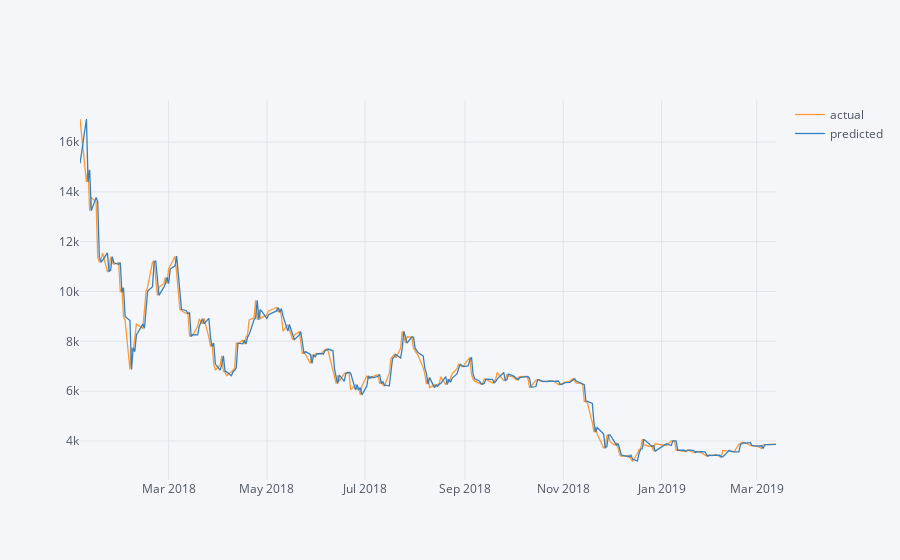

Here is the notebook cell this chart was saved with:
### Markdown cell above
# 実際のBTC_USDと予測結果（2018-01-04から2019-03-13まで）

### Code cell
import math
predict = n255_btc["close_btc"].to_frame()[split_time <= n255_btc.index]
predict["shift"] = predict.shift()
predict["pred_difflog"] = model.predict(test_x).reshape(1, -1)[0]
predict = predict.dropna()
predict["pred_diff"] = math.e**predict["pred_difflog"]
predict["predicted"] = predict["shift"] + predict["pred_diff"]
pd.DataFrame({
    "actual": predict["close_btc"],
    "predicted": predict["predicted"]
}).iplot()

### Figure 1 — Plotly figure (JSON) as saved in the notebook; plotly's stock layout.template omitted (floating-point values rounded to 4 significant figures; data arrays with more than 128 entries replaced by an {"elided": "..."} marker saying what was removed)
{"data": [{"line": {"color": "rgba(255, 153, 51, 1.0)", "dash": "solid", "shape": "linear", "width": 1.3}, "mode": "lines", "name": "actual", "text": "", "type": "scatter", "uid": "f5b62a24-4437-4a55-868f-bae6af252f47", "x": {"elided": "292 str values"}, "y": {"elided": "292 float values"}}, {"line": {"color": "rgba(55, 128, 191, 1.0)", "dash": "solid", "shape": "linear", "width": 1.3}, "mode": "lines", "name": "predicted", "text": "", "type": "scatter", "uid": "b2758898-926e-492f-98da-40b3297d2d5d", "x": {"elided": "292 str values"}, "y": {"elided": "292 float values"}}], "layout": {"autosize": true, "dragmode": "pan", "legend": {"bgcolor": "#F5F6F9", "font": {"color": "#4D5663"}}, "paper_bgcolor": "#F5F6F9", "plot_bgcolor": "#F5F6F9", "title": {"font": {"color": "#4D5663"}}, "xaxis": {"autorange": true, "gridcolor": "#E1E5ED", "range": ["2018-01-05", "2019-03-13"], "showgrid": true, "showspikes": false, "tickfont": {"color": "#4D5663"}, "title": {"font": {"color": "#4D5663"}, "text": ""}, "type": "date", "zerolinecolor": "#E1E5ED"}, "yaxis": {"autorange": true, "gridcolor": "#E1E5ED", "range": [2433.0, 17690.0], "showgrid": true, "showspikes": false, "tickfont": {"color": "#4D5663"}, "title": {"font": {"color": "#4D5663"}, "text": ""}, "type": "linear", "zerolinecolor": "#E1E5ED"}}}
